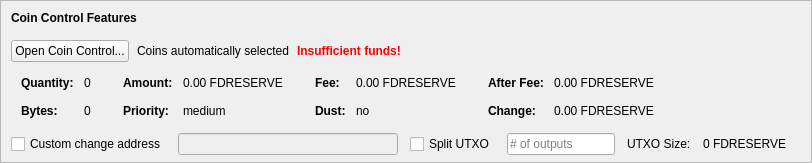
    <widget class="QFrame" name="frameCoinControl">
     <property name="sizePolicy">
      <sizepolicy hsizetype="Expanding" vsizetype="Expanding">
       <horstretch>0</horstretch>
       <verstretch>0</verstretch>
      </sizepolicy>
     </property>
     <property name="maximumSize">
      <size>
       <width>16777215</width>
       <height>16777215</height>
      </size>
     </property>
     <property name="frameShape">
      <enum>QFrame::StyledPanel</enum>
     </property>
     <property name="frameShadow">
      <enum>QFrame::Sunken</enum>
     </property>
     <layout class="QVBoxLayout" name="verticalLayoutCoinControl2">
      <property name="spacing">
       <number>0</number>
      </property>
      <property name="leftMargin">
       <number>0</number>
      </property>
      <property name="topMargin">
       <number>0</number>
      </property>
      <property name="rightMargin">
       <number>0</number>
      </property>
      <property name="bottomMargin">
       <number>6</number>
      </property>
      <item>
       <layout class="QVBoxLayout" name="verticalLayoutCoinControl" stretch="0,0,0,0,1">
        <property name="spacing">
         <number>0</number>
        </property>
        <property name="leftMargin">
         <number>10</number>
        </property>
        <property name="topMargin">
         <number>10</number>
        </property>
        <item>
         <layout class="QHBoxLayout" name="horizontalLayoutCoinControl1">
          <property name="bottomMargin">
           <number>15</number>
          </property>
          <item>
           <widget class="QLabel" name="labelCoinControlFeatures">
            <property name="sizePolicy">
             <sizepolicy hsizetype="Preferred" vsizetype="Maximum">
              <horstretch>0</horstretch>
              <verstretch>0</verstretch>
             </sizepolicy>
            </property>
            <property name="font">
             <font>
              <weight>75</weight>
              <bold>true</bold>
             </font>
            </property>
            <property name="styleSheet">
             <string notr="true">font-weight:bold;</string>
            </property>
            <property name="text">
             <string>Coin Control Features</string>
            </property>
           </widget>
          </item>
         </layout>
        </item>
        <item>
         <layout class="QHBoxLayout" name="horizontalLayoutCoinControl2" stretch="0,0,0,0">
          <property name="spacing">
           <number>8</number>
          </property>
          <property name="bottomMargin">
           <number>10</number>
          </property>
          <item>
           <widget class="QPushButton" name="pushButtonCoinControl">
            <property name="styleSheet">
             <string notr="true"/>
            </property>
            <property name="text">
             <string>Open Coin Control...</string>
            </property>
            <property name="autoDefault">
             <bool>false</bool>
            </property>
           </widget>
          </item>
          <item>
           <widget class="QLabel" name="labelCoinControlAutomaticallySelected">
            <property name="text">
             <string>Coins automatically selected</string>
            </property>
            <property name="margin">
             <number>5</number>
            </property>
           </widget>
          </item>
          <item>
           <widget class="QLabel" name="labelCoinControlInsuffFunds">
            <property name="font">
             <font>
              <weight>75</weight>
              <bold>true</bold>
             </font>
            </property>
            <property name="styleSheet">
             <string notr="true">color:red;font-weight:bold;</string>
            </property>
            <property name="text">
             <string>Insufficient funds!</string>
            </property>
            <property name="margin">
             <number>5</number>
            </property>
           </widget>
          </item>
          <item>
           <spacer name="horizontalSpacerCoinControl">
            <property name="orientation">
             <enum>Qt::Horizontal</enum>
            </property>
            <property name="sizeHint" stdset="0">
             <size>
              <width>40</width>
              <height>1</height>
             </size>
            </property>
           </spacer>
          </item>
         </layout>
        </item>
        <item>
         <widget class="QWidget" name="widgetCoinControl" native="true">
          <property name="sizePolicy">
           <sizepolicy hsizetype="Preferred" vsizetype="Preferred">
            <horstretch>0</horstretch>
            <verstretch>0</verstretch>
           </sizepolicy>
          </property>
          <property name="minimumSize">
           <size>
            <width>0</width>
            <height>0</height>
           </size>
          </property>
          <property name="styleSheet">
           <string notr="true"/>
          </property>
          <layout class="QHBoxLayout" name="horizontalLayoutCoinControl5">
           <property name="leftMargin">
            <number>0</number>
           </property>
           <property name="topMargin">
            <number>0</number>
           </property>
           <property name="rightMargin">
            <number>0</number>
           </property>
           <property name="bottomMargin">
            <number>0</number>
           </property>
           <item>
            <layout class="QHBoxLayout" name="horizontalLayoutCoinControl3" stretch="0,0,0,1">
             <property name="spacing">
              <number>20</number>
             </property>
             <property name="topMargin">
              <number>0</number>
             </property>
             <property name="bottomMargin">
              <number>10</number>
             </property>
             <item>
              <layout class="QFormLayout" name="formLayoutCoinControl1">
               <property name="horizontalSpacing">
                <number>10</number>
               </property>
               <property name="verticalSpacing">
                <number>14</number>
               </property>
               <property name="leftMargin">
                <number>10</number>
               </property>
               <property name="topMargin">
                <number>4</number>
               </property>
               <property name="rightMargin">
                <number>6</number>
               </property>
               <item row="0" column="0">
                <widget class="QLabel" name="labelCoinControlQuantityText">
                 <property name="font">
                  <font>
                   <weight>75</weight>
                   <bold>true</bold>
                  </font>
                 </property>
                 <property name="text">
                  <string>Quantity:</string>
                 </property>
                 <property name="margin">
                  <number>0</number>
                 </property>
                </widget>
               </item>
               <item row="0" column="1">
                <widget class="QLabel" name="labelCoinControlQuantity">
                 <property name="cursor">
                  <cursorShape>IBeamCursor</cursorShape>
                 </property>
                 <property name="contextMenuPolicy">
                  <enum>Qt::ActionsContextMenu</enum>
                 </property>
                 <property name="text">
                  <string notr="true">0</string>
                 </property>
                 <property name="margin">
                  <number>0</number>
                 </property>
                 <property name="textInteractionFlags">
                  <set>Qt::LinksAccessibleByMouse|Qt::TextSelectableByKeyboard|Qt::TextSelectableByMouse</set>
                 </property>
                </widget>
               </item>
               <item row="1" column="0">
                <widget class="QLabel" name="labelCoinControlBytesText">
                 <property name="font">
                  <font>
                   <weight>75</weight>
                   <bold>true</bold>
                  </font>
                 </property>
                 <property name="text">
                  <string>Bytes:</string>
                 </property>
                </widget>
               </item>
               <item row="1" column="1">
                <widget class="QLabel" name="labelCoinControlBytes">
                 <property name="cursor">
                  <cursorShape>IBeamCursor</cursorShape>
                 </property>
                 <property name="contextMenuPolicy">
                  <enum>Qt::ActionsContextMenu</enum>
                 </property>
                 <property name="text">
                  <string notr="true">0</string>
                 </property>
                 <property name="textInteractionFlags">
                  <set>Qt::LinksAccessibleByMouse|Qt::TextSelectableByKeyboard|Qt::TextSelectableByMouse</set>
                 </property>
                </widget>
               </item>
              </layout>
             </item>
             <item>
              <layout class="QFormLayout" name="formLayoutCoinControl2">
               <property name="horizontalSpacing">
                <number>10</number>
               </property>
               <property name="verticalSpacing">
                <number>14</number>
               </property>
               <property name="leftMargin">
                <number>6</number>
               </property>
               <property name="topMargin">
                <number>4</number>
               </property>
               <property name="rightMargin">
                <number>6</number>
               </property>
               <item row="0" column="0">
                <widget class="QLabel" name="labelCoinControlAmountText">
                 <property name="font">
                  <font>
                   <weight>75</weight>
                   <bold>true</bold>
                  </font>
                 </property>
                 <property name="text">
                  <string>Amount:</string>
                 </property>
                 <property name="margin">
                  <number>0</number>
                 </property>
                </widget>
               </item>
               <item row="0" column="1">
                <widget class="QLabel" name="labelCoinControlAmount">
                 <property name="cursor">
                  <cursorShape>IBeamCursor</cursorShape>
                 </property>
                 <property name="contextMenuPolicy">
                  <enum>Qt::ActionsContextMenu</enum>
                 </property>
                 <property name="text">
                  <string notr="true">0.00 FDRESERVE</string>
                 </property>
                 <property name="textInteractionFlags">
                  <set>Qt::LinksAccessibleByMouse|Qt::TextSelectableByKeyboard|Qt::TextSelectableByMouse</set>
                 </property>
                </widget>
               </item>
               <item row="1" column="0">
                <widget class="QLabel" name="labelCoinControlPriorityText">
                 <property name="font">
                  <font>
                   <weight>75</weight>
                   <bold>true</bold>
                  </font>
                 </property>
                 <property name="text">
                  <string>Priority:</string>
                 </property>
                </widget>
               </item>
               <item row="1" column="1">
                <widget class="QLabel" name="labelCoinControlPriority">
                 <property name="cursor">
                  <cursorShape>IBeamCursor</cursorShape>
                 </property>
                 <property name="contextMenuPolicy">
                  <enum>Qt::ActionsContextMenu</enum>
                 </property>
                 <property name="text">
                  <string>medium</string>
                 </property>
                 <property name="textInteractionFlags">
                  <set>Qt::LinksAccessibleByMouse|Qt::TextSelectableByKeyboard|Qt::TextSelectableByMouse</set>
                 </property>
                </widget>
               </item>
              </layout>
             </item>
             <item>
              <layout class="QFormLayout" name="formLayoutCoinControl3">
               <property name="horizontalSpacing">
                <number>10</number>
               </property>
               <property name="verticalSpacing">
                <number>14</number>
               </property>
               <property name="leftMargin">
                <number>6</number>
               </property>
               <property name="topMargin">
                <number>4</number>
               </property>
               <property name="rightMargin">
                <number>6</number>
               </property>
               <item row="0" column="0">
                <widget class="QLabel" name="labelCoinControlFeeText">
                 <property name="font">
                  <font>
                   <weight>75</weight>
                   <bold>true</bold>
                  </font>
                 </property>
                 <property name="text">
                  <string>Fee:</string>
                 </property>
                 <property name="margin">
                  <number>0</number>
                 </property>
                </widget>
               </item>
               <item row="0" column="1">
                <widget class="QLabel" name="labelCoinControlFee">
                 <property name="cursor">
                  <cursorShape>IBeamCursor</cursorShape>
                 </property>
                 <property name="contextMenuPolicy">
                  <enum>Qt::ActionsContextMenu</enum>
                 </property>
                 <property name="text">
                  <string notr="true">0.00 FDRESERVE</string>
                 </property>
                 <property name="textInteractionFlags">
                  <set>Qt::LinksAccessibleByMouse|Qt::TextSelectableByKeyboard|Qt::TextSelectableByMouse</set>
                 </property>
                </widget>
               </item>
               <item row="1" column="0">
                <widget class="QLabel" name="labelCoinControlLowOutputText">
                 <property name="font">
                  <font>
                   <weight>75</weight>
                   <bold>true</bold>
                  </font>
                 </property>
                 <property name="text">
                  <string>Dust:</string>
                 </property>
                </widget>
               </item>
               <item row="1" column="1">
                <widget class="QLabel" name="labelCoinControlLowOutput">
                 <property name="cursor">
                  <cursorShape>IBeamCursor</cursorShape>
                 </property>
                 <property name="contextMenuPolicy">
                  <enum>Qt::ActionsContextMenu</enum>
                 </property>
                 <property name="text">
                  <string>no</string>
                 </property>
                 <property name="textInteractionFlags">
                  <set>Qt::LinksAccessibleByMouse|Qt::TextSelectableByKeyboard|Qt::TextSelectableByMouse</set>
                 </property>
                </widget>
               </item>
              </layout>
             </item>
             <item>
              <layout class="QFormLayout" name="formLayoutCoinControl4">
               <property name="horizontalSpacing">
                <number>10</number>
               </property>
               <property name="verticalSpacing">
                <number>14</number>
               </property>
               <property name="leftMargin">
                <number>6</number>
               </property>
               <property name="topMargin">
                <number>4</number>
               </property>
               <property name="rightMargin">
                <number>6</number>
               </property>
               <item row="0" column="0">
                <widget class="QLabel" name="labelCoinControlAfterFeeText">
                 <property name="font">
                  <font>
                   <weight>75</weight>
                   <bold>true</bold>
                  </font>
                 </property>
                 <property name="text">
                  <string>After Fee:</string>
                 </property>
                 <property name="margin">
                  <number>0</number>
                 </property>
                </widget>
               </item>
               <item row="0" column="1">
                <widget class="QLabel" name="labelCoinControlAfterFee">
                 <property name="cursor">
                  <cursorShape>IBeamCursor</cursorShape>
                 </property>
                 <property name="contextMenuPolicy">
                  <enum>Qt::ActionsContextMenu</enum>
                 </property>
                 <property name="text">
                  <string notr="true">0.00 FDRESERVE</string>
                 </property>
                 <property name="textInteractionFlags">
                  <set>Qt::LinksAccessibleByMouse|Qt::TextSelectableByKeyboard|Qt::TextSelectableByMouse</set>
                 </property>
                </widget>
               </item>
               <item row="1" column="0">
                <widget class="QLabel" name="labelCoinControlChangeText">
                 <property name="font">
                  <font>
                   <weight>75</weight>
                   <bold>true</bold>
                  </font>
                 </property>
                 <property name="text">
                  <string>Change:</string>
                 </property>
                </widget>
               </item>
               <item row="1" column="1">
                <widget class="QLabel" name="labelCoinControlChange">
                 <property name="cursor">
                  <cursorShape>IBeamCursor</cursorShape>
                 </property>
                 <property name="contextMenuPolicy">
                  <enum>Qt::ActionsContextMenu</enum>
                 </property>
                 <property name="text">
                  <string notr="true">0.00 FDRESERVE</string>
                 </property>
                 <property name="textInteractionFlags">
                  <set>Qt::LinksAccessibleByMouse|Qt::TextSelectableByKeyboard|Qt::TextSelectableByMouse</set>
                 </property>
                </widget>
               </item>
              </layout>
             </item>
            </layout>
           </item>
          </layout>
         </widget>
        </item>
        <item>
         <layout class="QHBoxLayout" name="horizontalLayoutCoinControl4" stretch="0,0,0,0,0,0,0">
          <property name="spacing">
           <number>12</number>
          </property>
          <property name="sizeConstraint">
           <enum>QLayout::SetDefaultConstraint</enum>
          </property>
          <property name="topMargin">
           <number>5</number>
          </property>
          <property name="rightMargin">
           <number>5</number>
          </property>
          <item>
           <widget class="QCheckBox" name="checkBoxCoinControlChange">
            <property name="toolTip">
             <string>If this is activated, but the change address is empty or invalid, change will be sent to a newly generated address.</string>
            </property>
            <property name="text">
             <string>Custom change address</string>
            </property>
           </widget>
          </item>
          <item>
           <widget class="QValidatedLineEdit" name="lineEditCoinControlChange">
            <property name="enabled">
             <bool>false</bool>
            </property>
            <property name="sizePolicy">
             <sizepolicy hsizetype="Expanding" vsizetype="Fixed">
              <horstretch>0</horstretch>
              <verstretch>0</verstretch>
             </sizepolicy>
            </property>
           </widget>
          </item>
          <item>
           <widget class="QCheckBox" name="splitBlockCheckBox">
            <property name="text">
             <string>Split UTXO</string>
            </property>
           </widget>
          </item>
          <item>
           <widget class="QLineEdit" name="splitBlockLineEdit">
            <property name="sizePolicy">
             <sizepolicy hsizetype="Fixed" vsizetype="Fixed">
              <horstretch>50</horstretch>
              <verstretch>0</verstretch>
             </sizepolicy>
            </property>
            <property name="placeholderText">
             <string># of outputs</string>
            </property>
           </widget>
          </item>
          <item>
           <widget class="QLabel" name="labelBlockSizeText">
            <property name="text">
             <string>UTXO Size:</string>
            </property>
           </widget>
          </item>
          <item>
           <widget class="QLabel" name="labelBlockSize">
            <property name="text">
             <string>0 FDRESERVE</string>
            </property>
           </widget>
          </item>
          <item>
           <widget class="QLabel" name="labelCoinControlChangeLabel">
            <property name="sizePolicy">
             <sizepolicy hsizetype="Preferred" vsizetype="Expanding">
              <horstretch>0</horstretch>
              <verstretch>0</verstretch>
             </sizepolicy>
            </property>
            <property name="minimumSize">
             <size>
              <width>0</width>
              <height>0</height>
             </size>
            </property>
            <property name="text">
             <string/>
            </property>
            <property name="margin">
             <number>3</number>
            </property>
           </widget>
          </item>
         </layout>
        </item>
        <item>
         <spacer name="verticalSpacerCoinControl">
          <property name="orientation">
           <enum>Qt::Vertical</enum>
          </property>
          <property name="sizeHint" stdset="0">
           <size>
            <width>800</width>
            <height>1</height>
           </size>
          </property>
         </spacer>
        </item>
       </layout>
      </item>
     </layout>
    </widget>
